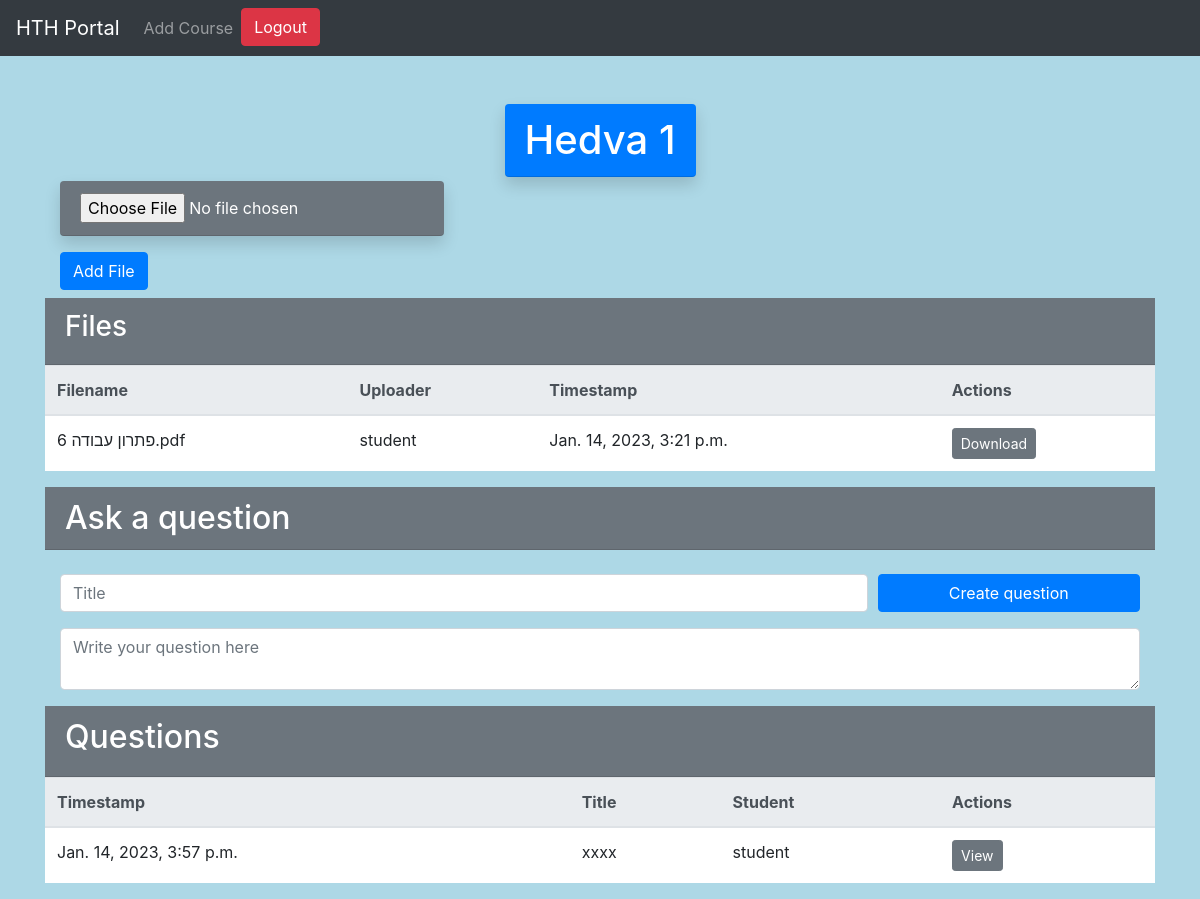
/course/4 (signed in), run on an earlier commit of the app's database.
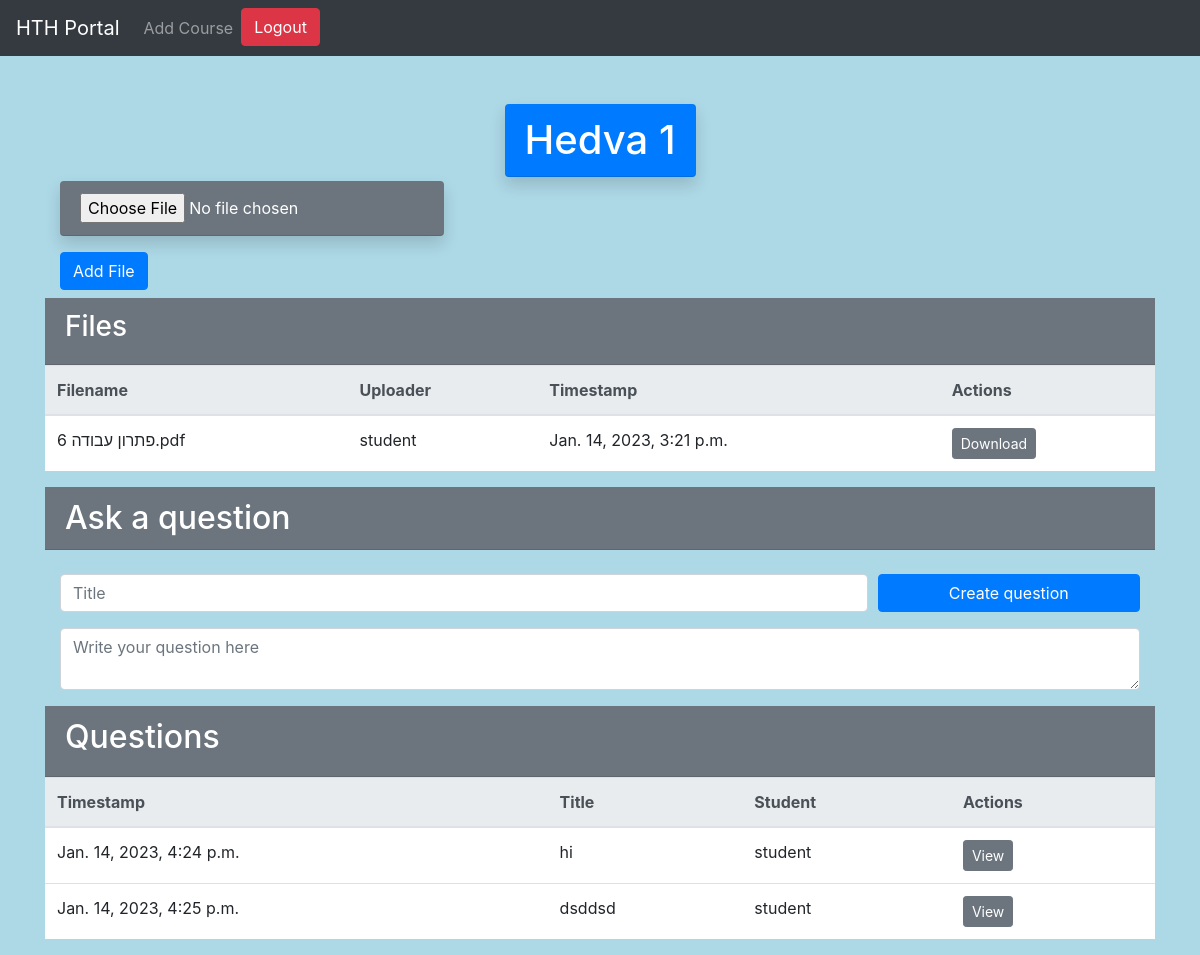
And on a later commit of the database.
### university/models.py (models this page shows)
class File(models.Model):
    objects = models.Manager()
    filename = models.CharField(max_length=255)
    file = models.FileField(upload_to='files/')
    uploader = models.CharField(max_length=255)
    timestamp = models.DateTimeField(auto_now_add=True)
    teacher_file = models.BooleanField(default=False)
    course = models.ForeignKey(Course, on_delete=models.CASCADE, related_name='files')

class Question(models.Model):
    objects = models.Manager()
    title = models.CharField(max_length=255)
    body = models.TextField()
    course = models.ForeignKey(Course, on_delete=models.CASCADE)
    creator = models.CharField(max_length=255)
    timestamp = models.DateTimeField(auto_now_add=True)

### university/views.py (the view)
# urls.py: path('course/<int:course_id>', views.course, name='course'),
@login_required
def course(request, course_id):
    course_obj = get_object_or_404(Course, id=course_id)
    files = File.objects.filter(course=course_obj)
    questions = Question.objects.filter(course=course_obj)
    context = {
        'course': course_obj,
        'course_id': course_obj.id,
        'files': files,
        'questions': questions,
    }
    return render(request, 'university/course.html', context)

### university/templates/university/course.html (shortened to what this page needs)
{% extends 'university/base.html' %}
{% load static %}
{% load custom_tags %}
{% block content %}
<div class="row justify-content-center">
    <h1 class="card-header bg-primary text-white rounded shadow">{{ course.name }}</h1>
</div>
<div class="container mt-1 mb-2">
    <form method="post" enctype="multipart/form-data" action="{% url 'upload_file' course.id %}">
      <div class="form-group">
        <input type="file" class="card-header bg-secondary text-white rounded shadow" name="file" id="file" required>
      </div>
      <button type="submit" class="btn btn-primary" id="submit-button">Add File</button>
    </form>
</div>
<div class="card-header bg-secondary text-white">
    <h3>Files</h3>
</div>
<table class="table table-hover">
    <thead class="thead-light">
        <tr>
            <th scope="col">Filename</th>
            <th scope="col">Uploader</th>
            <th scope="col">Timestamp</th>
            <th scope="col">Actions</th>
        </tr>
    </thead>
    <tbody class="bg-white">
        {% for file in files %}
        <tr>
            <td>{{ file.filename }}</td>
            <td>{{ file.uploader }}</td>
            <td>{{ file.timestamp }}</td>
            <td>
                <a href="{% url 'download_file' file.id %}" class="btn btn-secondary btn-sm" download>Download</a>
            </td>
        </tr>
        {% endfor %}
    </tbody>
</table>
<h2 class="mb-4 card-header bg-secondary text-white">Ask a question</h2>
<div class="container mt-2 mb-3 bg rounded">
  <form method="post" action="{% url 'create_question' course.id %}" class="form-group">
    <div class="form-row">
      <div class="col-md-9">
        <input class="form-control" type="text" name="title" placeholder="Title" required>
      </div>
      <div class="col-md-3">
        <button type="submit" class="btn btn-primary btn-block" id="question">Create question</button>
      </div>
    </div>
    <textarea class="form-control mt-3" name="body" placeholder="Write your question here" required></textarea>
  </form>
</div>
<table class="table table-hover">
    <thead class="thead-light">
        <tr>
            <th scope="col">Timestamp</th>
            <th scope="col">Title</th>
            <th scope="col">Student</th>
            <th scope="col">Actions</th>
        </tr>
    </thead>
    <div class="card-header bg-secondary text-white">
        <h2>Questions</h2>
    </div>
    <tbody class="bg-white">
        {% for question in questions %}
        <tr>
            <td>{{ question.timestamp }}</td>
            <td>{{ question.title }}</td>
            <td>{{ question.creator }}</td>
            <td>
                <a href="{% url 'view_question' question.id %}" class="btn btn-secondary btn-sm">View</a>
            </td>
        </tr>
        {% endfor %}
    </tbody>
</table>
{% endblock %}

What changed in the data, as far as the page shows it:
removed Question: timestamp "Jan. 14, 2023, 3:57 p.m.", title "xxxx", creator "student"
added Question: timestamp "Jan. 14, 2023, 4:24 p.m.", title "hi", creator "student"
added Question: timestamp "Jan. 14, 2023, 4:25 p.m.", title "dsddsd", creator "student"
